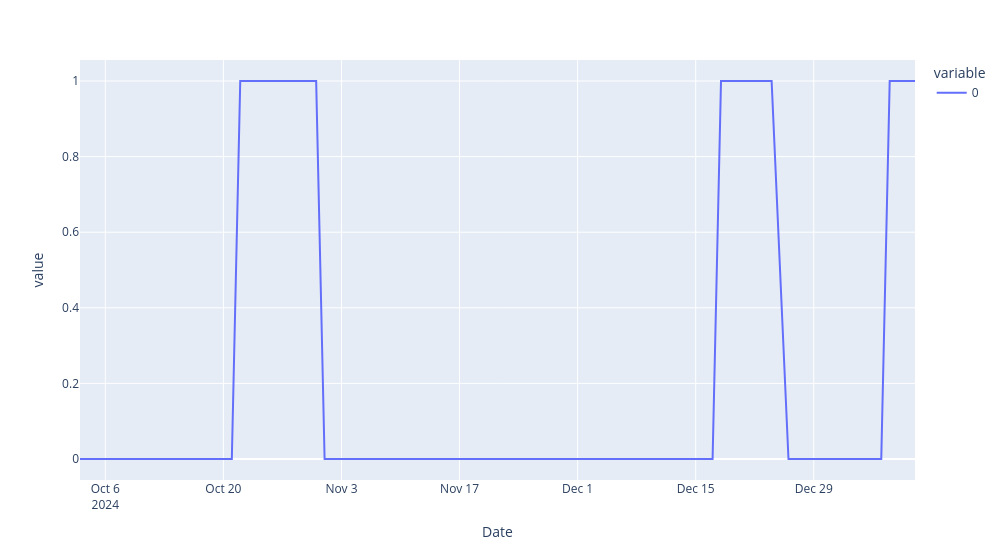
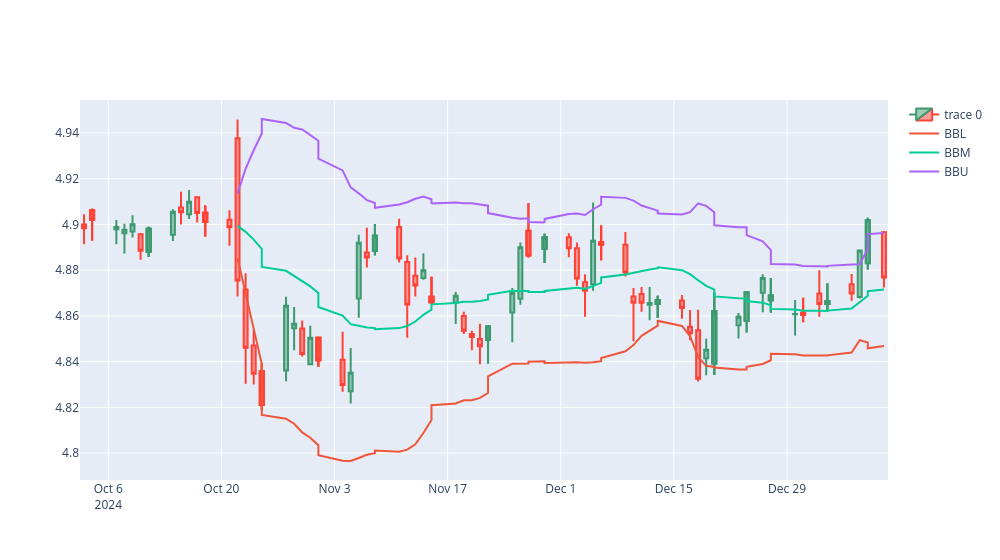
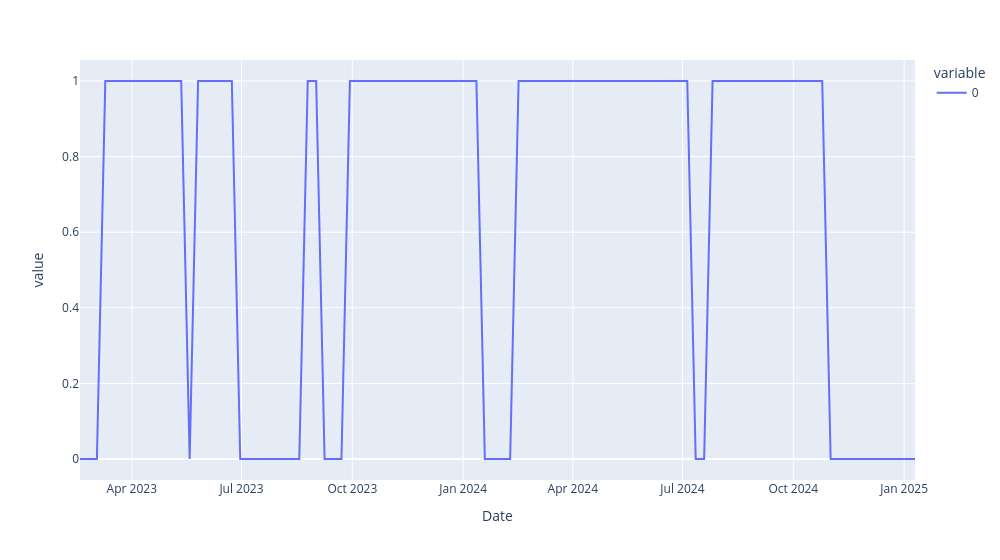
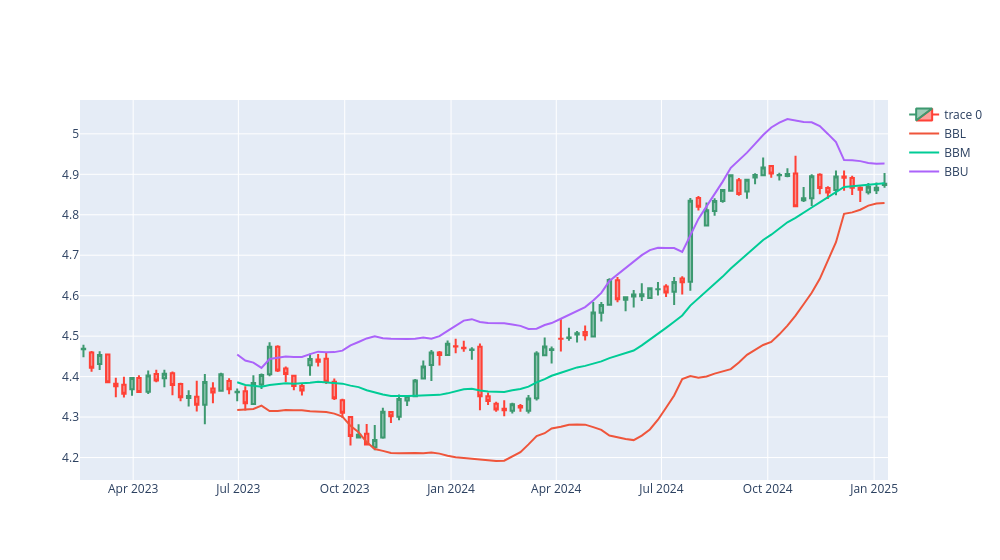

The notebook cell saved with these charts, in order:
### Code cell
pd.options.plotting.backend = "plotly"
for score_horizon, sample_horizon, idx in [
    ("DailyScore", "1D", -100),
    ("WeeklyScore", "1W", -100),
    ("MonthlyScore", "1ME", -100),
]:
    fig = consolidate_status[score_horizon].iloc[idx:].plot(width=1000)
    fig.show()
    fig = Candle(df.resample(sample_horizon).iloc[idx:]).plot(width=1000)
    fig.show()
